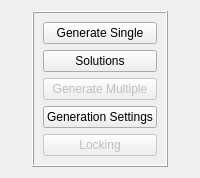
      <widget class="QWidget" name="timetableTab">
       <attribute name="title">
        <string>Timetable</string>
       </attribute>
       <layout class="QGridLayout" name="gridLayout_13">
        <item row="0" column="1">
         <spacer name="verticalSpacer_5">
          <property name="orientation">
           <enum>Qt::Vertical</enum>
          </property>
          <property name="sizeHint" stdset="0">
           <size>
            <width>20</width>
            <height>0</height>
           </size>
          </property>
         </spacer>
        </item>
        <item row="1" column="0">
         <spacer name="horizontalSpacer_5">
          <property name="orientation">
           <enum>Qt::Horizontal</enum>
          </property>
          <property name="sizeHint" stdset="0">
           <size>
            <width>0</width>
            <height>20</height>
           </size>
          </property>
         </spacer>
        </item>
        <item row="1" column="1">
         <widget class="QFrame" name="frameTimetable">
          <property name="frameShape">
           <enum>QFrame::Box</enum>
          </property>
          <property name="frameShadow">
           <enum>QFrame::Raised</enum>
          </property>
          <layout class="QVBoxLayout" name="verticalLayout">
           <item>
            <widget class="QPushButton" name="shortcutGeneratePushButton">
             <property name="text">
              <string comment="It is on the shortcuts tab buttons, so keep translation short">Generate Single</string>
             </property>
            </widget>
           </item>
           <item>
            <widget class="QPushButton" name="shortcutShowSoftConflictsPushButton">
             <property name="text">
              <string comment="It means show soft conflicts, but I want to keep field short. It is on the shortcuts tab buttons, so keep translation short">Solutions</string>
             </property>
            </widget>
           </item>
           <item>
            <widget class="QPushButton" name="shortcutGenerateMultiplePushButton">
             <property name="enabled">
              <bool>false</bool>
             </property>
             <property name="text">
              <string comment="It means generate multiple timetables, but I wanted to keep field short, that is why I only write 'Multiple'.It is on the shortcuts tab buttons, so keep translation short">Generate Multiple</string>
             </property>
            </widget>
           </item>
           <item>
            <widget class="QPushButton" name="generationSettingsPushButton">
             <property name="text">
              <string>Generation Settings</string>
             </property>
            </widget>
           </item>
           <item>
            <widget class="QPushButton" name="shortcutsTimetableLockingPushButton">
             <property name="enabled">
              <bool>false</bool>
             </property>
             <property name="text">
              <string comment="Refers to timetable locking, means locking/unlocking activities, but we need to keep the field short.">Locking</string>
             </property>
            </widget>
           </item>
          </layout>
         </widget>
        </item>
        <item row="1" column="2">
         <spacer name="horizontalSpacer_6">
          <property name="orientation">
           <enum>Qt::Horizontal</enum>
          </property>
          <property name="sizeHint" stdset="0">
           <size>
            <width>0</width>
            <height>20</height>
           </size>
          </property>
         </spacer>
        </item>
        <item row="2" column="1">
         <spacer name="verticalSpacer_6">
          <property name="orientation">
           <enum>Qt::Vertical</enum>
          </property>
          <property name="sizeHint" stdset="0">
           <size>
            <width>20</width>
            <height>0</height>
           </size>
          </property>
         </spacer>
        </item>
       </layout>
      </widget>
